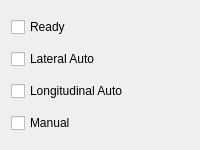
<?xml version="1.0" encoding="UTF-8"?>
<ui version="4.0">
 <class>Form</class>
 <widget class="QWidget" name="ADMode">
  <property name="geometry">
   <rect>
    <x>0</x>
    <y>0</y>
    <width>200</width>
    <height>150</height>
   </rect>
  </property>
  <property name="windowTitle">
   <string>Mode Switch</string>
  </property>
  <layout class="QVBoxLayout" name="verticalLayout">
   <item>
    <widget class="QCheckBox" name="ready_check">
     <property name="text">
      <string>Ready</string>
     </property>
    </widget>
   </item>
   <item>
    <widget class="QCheckBox" name="lateral_check">
     <property name="text">
      <string>Lateral Auto</string>
     </property>
    </widget>
   </item>
   <item>
    <widget class="QCheckBox" name="longitudinal_check">
     <property name="text">
      <string>Longitudinal Auto</string>
     </property>
    </widget>
   </item>
   <item>
    <widget class="QCheckBox" name="manual_check">
     <property name="text">
      <string>Manual</string>
     </property>
    </widget>
   </item>
  </layout>
 </widget>
 <resources/>
 <connections/>
</ui>
